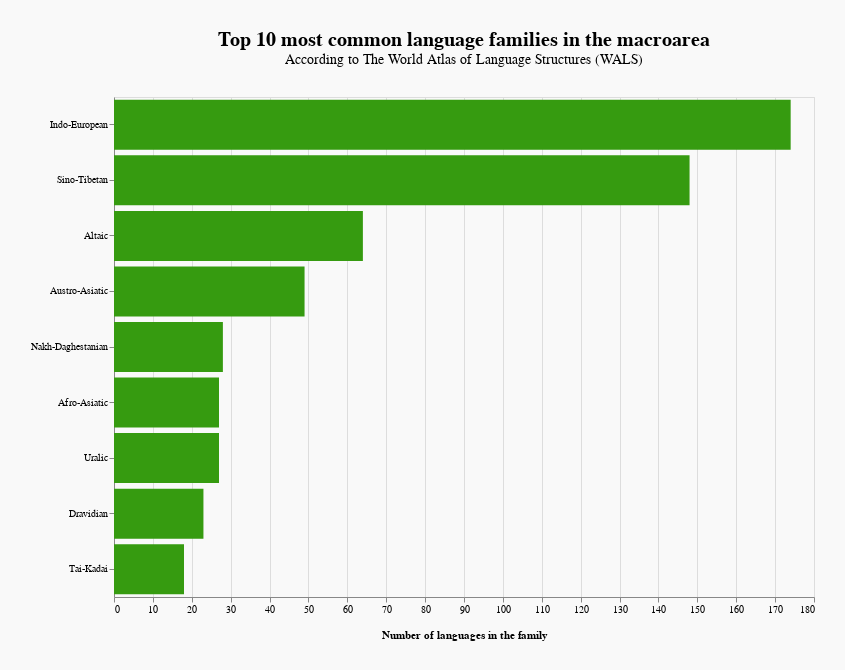

The code cell stored with this chart in its notebook:
### Code cell
dropdown = alt.binding_select(options = family_count_all.macroarea.unique(), name = "Macroarea  ")
select_region = alt.selection_single(empty = 'none', bind = dropdown, fields = ['macroarea'], init={'macroarea': 'Eurasia'})

background_chart_fam = alt.Chart(family_count_all).mark_bar(color='#369B10').encode(
    y = alt.Y('family:N', 
              sort= alt.SortField('language_name', order='descending'),
              axis=alt.Axis(title="")),
    x = alt.X('language_name:Q',
              axis=alt.Axis(title='Number of languages in the family'),
             ),
).properties(width = 700, 
             height = 500,
             background = '#F9F9F9',
             title = alt.TitleParams(
                        text = 'Top 10 most common language families in the macroarea',
                        subtitle = 'According to The World Atlas of Language Structures (WALS)'),
             padding = 30
).configure_title(anchor = 'middle',
                  frame = 'group',
                  fontSize = 20,
                  offset = 30,
                  subtitleFontSize = 14
).configure_axisX(titlePadding=15, 
).add_selection(select_region
).transform_filter(select_region
).transform_window(rank='rank(language_name)',
                   sort=[alt.SortField('language_name', order='descending')]
).transform_filter((alt.datum.rank < 10))

background_chart_fam

### Figure 1 — Vega-Lite specification as saved in the notebook (floating-point values rounded to 4 significant figures; data arrays with more than 128 entries replaced by an {"elided": "..."} marker saying what was removed)
{"config": {"view": {"continuousWidth": 400, "continuousHeight": 300}, "axisX": {"titlePadding": 15}, "title": {"anchor": "middle", "fontSize": 20, "frame": "group", "offset": 30, "subtitleFontSize": 14}}, "data": {"name": "data-f5f3a5d0c29af6bbc1aebab2f2cccb31"}, "mark": {"type": "bar", "color": "#369B10"}, "background": "#F9F9F9", "encoding": {"x": {"axis": {"title": "Number of languages in the family"}, "field": "language_name", "type": "quantitative"}, "y": {"axis": {"title": ""}, "field": "family", "sort": {"field": "language_name", "order": "descending"}, "type": "nominal"}}, "height": 500, "padding": 30, "selection": {"selector008": {"type": "single", "empty": "none", "bind": {"input": "select", "options": ["Eurasia", "Australia", "Africa", "South America", "North America", "Papunesia"], "name": "Macroarea  "}, "fields": ["macroarea"], "init": {"macroarea": "Eurasia"}}}, "title": {"text": "Top 10 most common language families in the macroarea", "subtitle": "According to The World Atlas of Language Structures (WALS)"}, "transform": [{"filter": {"selection": "selector008"}}, {"window": [{"op": "rank", "field": "language_name", "as": "rank"}], "sort": [{"field": "language_name", "order": "descending"}]}, {"filter": "(datum.rank < 10)"}], "width": 700, "$schema": "https://vega.github.io/schema/vega-lite/v4.17.0.json", "datasets": {"data-f5f3a5d0c29af6bbc1aebab2f2cccb31": {"elided": "261 records"}}}
